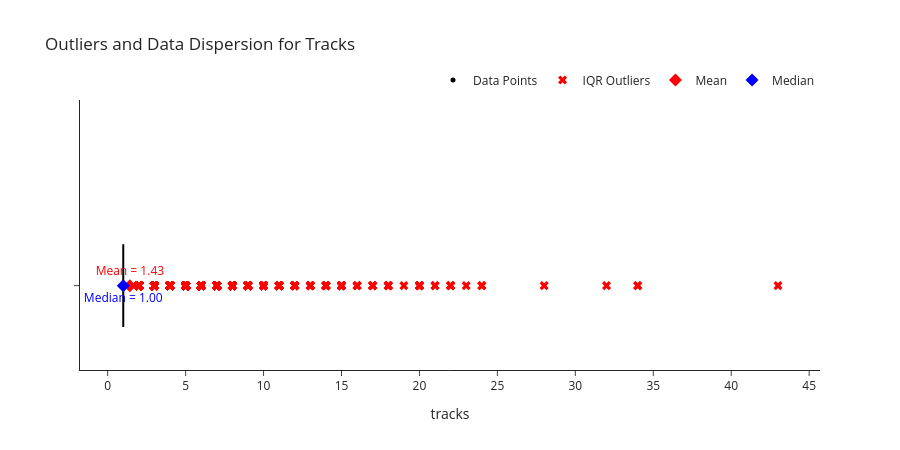

Here is the notebook cell this chart was saved with:
### Markdown cell above
#### **4.2.2** Outliers and Data Dispersion Visualization

### Code cell
plot_horizontal_boxplot_plotlypx(df_music_location, 'tracks', title='Outliers and Data Dispersion for Tracks')

### Figure 1 — Plotly figure (JSON) as saved in the notebook; plotly's stock layout.template omitted (floating-point values rounded to 4 significant figures; data arrays with more than 128 entries replaced by an {"elided": "..."} marker saying what was removed)
{"data": [{"boxpoints": false, "fillcolor": "lightgrey", "line": {"color": "black"}, "name": "Boxplot", "orientation": "h", "showlegend": false, "type": "box", "x": {"elided": "31785 int values"}, "y": {"elided": "31785 str values"}}, {"hoverinfo": "x", "marker": {"color": "black", "size": 5, "symbol": "circle"}, "mode": "markers", "name": "Data Points", "type": "scatter", "x": {"elided": "31785 int values"}, "y": {"elided": "31785 str values"}}, {"hoverinfo": "x", "marker": {"color": "red", "size": 8, "symbol": "x"}, "mode": "markers", "name": "IQR Outliers", "type": "scatter", "x": {"elided": "9565 int values"}, "y": {"elided": "9565 str values"}}, {"marker": {"color": "red", "size": 10, "symbol": "diamond"}, "mode": "markers+text", "name": "Mean", "text": ["Mean = 1.43"], "textfont": {"color": "red"}, "textposition": "top center", "type": "scatter", "x": [1.425], "y": ["Data"]}, {"marker": {"color": "blue", "size": 10, "symbol": "diamond"}, "mode": "markers+text", "name": "Median", "text": ["Median = 1.00"], "textfont": {"color": "blue"}, "textposition": "bottom center", "type": "scatter", "x": [1], "y": ["Data"]}], "layout": {"height": 450, "legend": {"orientation": "h", "x": 1, "xanchor": "right", "y": 1.02, "yanchor": "bottom"}, "shapes": [{"line": {"color": "red", "dash": "dot"}, "type": "line", "x0": 1, "x1": 1, "y0": 0.9, "y1": 1.1}, {"line": {"color": "red", "dash": "dot"}, "type": "line", "x0": 1, "x1": 1, "y0": 0.9, "y1": 1.1}], "title": {"text": "Outliers and Data Dispersion for Tracks"}, "xaxis": {"title": {"text": "tracks"}}, "yaxis": {"showticklabels": false}}}
